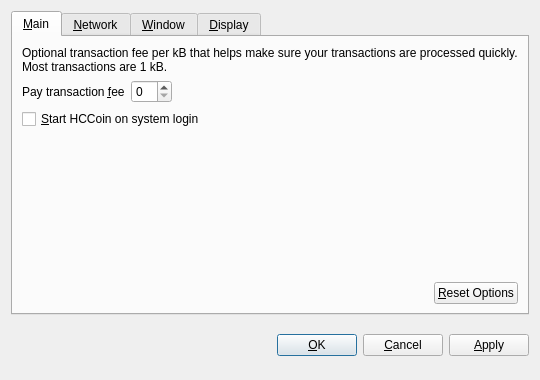
<?xml version="1.0" encoding="UTF-8"?>
<ui version="4.0">
 <class>OptionsDialog</class>
 <widget class="QDialog" name="OptionsDialog">
  <property name="geometry">
   <rect>
    <x>0</x>
    <y>0</y>
    <width>540</width>
    <height>380</height>
   </rect>
  </property>
  <property name="windowTitle">
   <string>Options</string>
  </property>
  <property name="modal">
   <bool>true</bool>
  </property>
  <layout class="QVBoxLayout" name="verticalLayout">
   <item>
    <widget class="QTabWidget" name="tabWidget">
     <property name="tabPosition">
      <enum>QTabWidget::North</enum>
     </property>
     <property name="currentIndex">
      <number>0</number>
     </property>
     <widget class="QWidget" name="tabMain">
      <attribute name="title">
       <string>&amp;Main</string>
      </attribute>
      <layout class="QVBoxLayout" name="verticalLayout_Main">
       <item>
        <widget class="QLabel" name="transactionFeeInfoLabel">
         <property name="text">
          <string>Optional transaction fee per kB that helps make sure your transactions are processed quickly. Most transactions are 1 kB.</string>
         </property>
         <property name="textFormat">
          <enum>Qt::PlainText</enum>
         </property>
         <property name="wordWrap">
          <bool>true</bool>
         </property>
        </widget>
       </item>
       <item>
        <layout class="QHBoxLayout" name="horizontalLayout_1_Main">
         <item>
          <widget class="QLabel" name="transactionFeeLabel">
           <property name="text">
            <string>Pay transaction &amp;fee</string>
           </property>
           <property name="textFormat">
            <enum>Qt::PlainText</enum>
           </property>
           <property name="buddy">
            <cstring>transactionFee</cstring>
           </property>
          </widget>
         </item>
         <item>
          <widget class="BitcoinAmountField" name="transactionFee"/>
         </item>
         <item>
          <spacer name="horizontalSpacer_1_Main">
           <property name="orientation">
            <enum>Qt::Horizontal</enum>
           </property>
           <property name="sizeHint" stdset="0">
            <size>
             <width>40</width>
             <height>20</height>
            </size>
           </property>
          </spacer>
         </item>
        </layout>
       </item>
       <item>
        <widget class="QCheckBox" name="bitcoinAtStartup">
         <property name="toolTip">
          <string>Automatically start HCCoin after logging in to the system.</string>
         </property>
         <property name="text">
          <string>&amp;Start HCCoin on system login</string>
         </property>
        </widget>
       </item>
       <item>
        <spacer name="verticalSpacer_Main">
         <property name="orientation">
          <enum>Qt::Vertical</enum>
         </property>
         <property name="sizeHint" stdset="0">
          <size>
           <width>20</width>
           <height>40</height>
          </size>
         </property>
        </spacer>
       </item>
       <item>
        <layout class="QHBoxLayout" name="horizontalLayout_2_Main">
         <item>
          <spacer name="horizontalSpacer_2_Main">
           <property name="orientation">
            <enum>Qt::Horizontal</enum>
           </property>
           <property name="sizeHint" stdset="0">
            <size>
             <width>40</width>
             <height>20</height>
            </size>
           </property>
          </spacer>
         </item>
         <item>
          <widget class="QPushButton" name="resetButton">
           <property name="toolTip">
            <string>Reset all client options to default.</string>
           </property>
           <property name="text">
            <string>&amp;Reset Options</string>
           </property>
           <property name="autoDefault">
            <bool>false</bool>
           </property>
          </widget>
         </item>
        </layout>
       </item>
      </layout>
     </widget>
     <widget class="QWidget" name="tabNetwork">
      <attribute name="title">
       <string>&amp;Network</string>
      </attribute>
      <layout class="QVBoxLayout" name="verticalLayout_Network">
       <item>
        <widget class="QCheckBox" name="mapPortUpnp">
         <property name="toolTip">
          <string>Automatically open the HCCoin client port on the router. This only works when your router supports UPnP and it is enabled.</string>
         </property>
         <property name="text">
          <string>Map port using &amp;UPnP</string>
         </property>
        </widget>
       </item>
       <item>
        <widget class="QCheckBox" name="connectSocks">
         <property name="toolTip">
          <string>Connect to the HCCoin network through a SOCKS proxy (e.g. when connecting through Tor).</string>
         </property>
         <property name="text">
          <string>&amp;Connect through SOCKS proxy:</string>
         </property>
        </widget>
       </item>
       <item>
        <layout class="QHBoxLayout" name="horizontalLayout_Network">
         <item>
          <widget class="QLabel" name="proxyIpLabel">
           <property name="text">
            <string>Proxy &amp;IP:</string>
           </property>
           <property name="textFormat">
            <enum>Qt::PlainText</enum>
           </property>
           <property name="buddy">
            <cstring>proxyIp</cstring>
           </property>
          </widget>
         </item>
         <item>
          <widget class="QValidatedLineEdit" name="proxyIp">
           <property name="maximumSize">
            <size>
             <width>140</width>
             <height>16777215</height>
            </size>
           </property>
           <property name="toolTip">
            <string>IP address of the proxy (e.g. 127.0.0.1)</string>
           </property>
          </widget>
         </item>
         <item>
          <widget class="QLabel" name="proxyPortLabel">
           <property name="text">
            <string>&amp;Port:</string>
           </property>
           <property name="textFormat">
            <enum>Qt::PlainText</enum>
           </property>
           <property name="buddy">
            <cstring>proxyPort</cstring>
           </property>
          </widget>
         </item>
         <item>
          <widget class="QLineEdit" name="proxyPort">
           <property name="maximumSize">
            <size>
             <width>55</width>
             <height>16777215</height>
            </size>
           </property>
           <property name="toolTip">
            <string>Port of the proxy (e.g. 9050)</string>
           </property>
          </widget>
         </item>
         <item>
          <widget class="QLabel" name="socksVersionLabel">
           <property name="text">
            <string>SOCKS &amp;Version:</string>
           </property>
           <property name="textFormat">
            <enum>Qt::PlainText</enum>
           </property>
           <property name="buddy">
            <cstring>socksVersion</cstring>
           </property>
          </widget>
         </item>
         <item>
          <widget class="QValueComboBox" name="socksVersion">
           <property name="toolTip">
            <string>SOCKS version of the proxy (e.g. 5)</string>
           </property>
          </widget>
         </item>
         <item>
          <spacer name="horizontalSpacer_Network">
           <property name="orientation">
            <enum>Qt::Horizontal</enum>
           </property>
           <property name="sizeHint" stdset="0">
            <size>
             <width>40</width>
             <height>20</height>
            </size>
           </property>
          </spacer>
         </item>
        </layout>
       </item>
       <item>
        <spacer name="verticalSpacer_Network">
         <property name="orientation">
          <enum>Qt::Vertical</enum>
         </property>
         <property name="sizeHint" stdset="0">
          <size>
           <width>20</width>
           <height>40</height>
          </size>
         </property>
        </spacer>
       </item>
      </layout>
     </widget>
     <widget class="QWidget" name="tabWindow">
      <attribute name="title">
       <string>&amp;Window</string>
      </attribute>
      <layout class="QVBoxLayout" name="verticalLayout_Window">
       <item>
        <widget class="QCheckBox" name="minimizeToTray">
         <property name="toolTip">
          <string>Show only a tray icon after minimizing the window.</string>
         </property>
         <property name="text">
          <string>&amp;Minimize to the tray instead of the taskbar</string>
         </property>
        </widget>
       </item>
       <item>
        <widget class="QCheckBox" name="minimizeOnClose">
         <property name="toolTip">
          <string>Minimize instead of exit the application when the window is closed. When this option is enabled, the application will be closed only after selecting Quit in the menu.</string>
         </property>
         <property name="text">
          <string>M&amp;inimize on close</string>
         </property>
        </widget>
       </item>
       <item>
        <spacer name="verticalSpacer_Window">
         <property name="orientation">
          <enum>Qt::Vertical</enum>
         </property>
         <property name="sizeHint" stdset="0">
          <size>
           <width>20</width>
           <height>40</height>
          </size>
         </property>
        </spacer>
       </item>
      </layout>
     </widget>
     <widget class="QWidget" name="tabDisplay">
      <attribute name="title">
       <string>&amp;Display</string>
      </attribute>
      <layout class="QVBoxLayout" name="verticalLayout_Display">
       <item>
        <layout class="QHBoxLayout" name="horizontalLayout_1_Display">
         <item>
          <widget class="QLabel" name="langLabel">
           <property name="text">
            <string>User Interface &amp;language:</string>
           </property>
           <property name="textFormat">
            <enum>Qt::PlainText</enum>
           </property>
           <property name="buddy">
            <cstring>lang</cstring>
           </property>
          </widget>
         </item>
         <item>
          <widget class="QValueComboBox" name="lang">
           <property name="toolTip">
            <string>The user interface language can be set here. This setting will take effect after restarting HCCoin.</string>
           </property>
          </widget>
         </item>
        </layout>
       </item>
       <item>
        <layout class="QHBoxLayout" name="horizontalLayout_2_Display">
         <item>
          <widget class="QLabel" name="unitLabel">
           <property name="text">
            <string>&amp;Unit to show amounts in:</string>
           </property>
           <property name="textFormat">
            <enum>Qt::PlainText</enum>
           </property>
           <property name="buddy">
            <cstring>unit</cstring>
           </property>
          </widget>
         </item>
         <item>
          <widget class="QValueComboBox" name="unit">
           <property name="toolTip">
            <string>Choose the default subdivision unit to show in the interface and when sending coins.</string>
           </property>
          </widget>
         </item>
        </layout>
       </item>
       <item>
        <widget class="QCheckBox" name="displayAddresses">
         <property name="toolTip">
          <string>Whether to show HCCoin addresses in the transaction list or not.</string>
         </property>
         <property name="text">
          <string>&amp;Display addresses in transaction list</string>
         </property>
        </widget>
       </item>
       <item>
        <widget class="QCheckBox" name="coinControlFeatures">
         <property name="toolTip">
          <string>Whether to show coin control features or not.</string>
         </property>
         <property name="text">
          <string>Display coin &amp;control features (experts only!)</string>
         </property>
        </widget>
       </item>
       <item>
        <spacer name="verticalSpacer_Display">
         <property name="orientation">
          <enum>Qt::Vertical</enum>
         </property>
         <property name="sizeHint" stdset="0">
          <size>
           <width>20</width>
           <height>40</height>
          </size>
         </property>
        </spacer>
       </item>
      </layout>
     </widget>
    </widget>
   </item>
   <item>
    <layout class="QHBoxLayout" name="horizontalLayout_Buttons">
     <item>
      <spacer name="horizontalSpacer_1">
       <property name="orientation">
        <enum>Qt::Horizontal</enum>
       </property>
       <property name="sizeHint" stdset="0">
        <size>
         <width>40</width>
         <height>48</height>
        </size>
       </property>
      </spacer>
     </item>
     <item>
      <widget class="QLabel" name="statusLabel">
       <property name="font">
        <font>
         <weight>75</weight>
         <bold>true</bold>
        </font>
       </property>
       <property name="text">
        <string/>
       </property>
       <property name="textFormat">
        <enum>Qt::PlainText</enum>
       </property>
       <property name="wordWrap">
        <bool>true</bool>
       </property>
      </widget>
     </item>
     <item>
      <spacer name="horizontalSpacer_2">
       <property name="orientation">
        <enum>Qt::Horizontal</enum>
       </property>
       <property name="sizeHint" stdset="0">
        <size>
         <width>40</width>
         <height>48</height>
        </size>
       </property>
      </spacer>
     </item>
     <item>
      <widget class="QPushButton" name="okButton">
       <property name="text">
        <string>&amp;OK</string>
       </property>
      </widget>
     </item>
     <item>
      <widget class="QPushButton" name="cancelButton">
       <property name="text">
        <string>&amp;Cancel</string>
       </property>
       <property name="autoDefault">
        <bool>false</bool>
       </property>
      </widget>
     </item>
     <item>
      <widget class="QPushButton" name="applyButton">
       <property name="text">
        <string>&amp;Apply</string>
       </property>
       <property name="autoDefault">
        <bool>false</bool>
       </property>
      </widget>
     </item>
    </layout>
   </item>
  </layout>
 </widget>
 <customwidgets>
  <customwidget>
   <class>BitcoinAmountField</class>
   <extends>QSpinBox</extends>
   <header>bitcoinamountfield.h</header>
  </customwidget>
  <customwidget>
   <class>QValueComboBox</class>
   <extends>QComboBox</extends>
   <header>qvaluecombobox.h</header>
  </customwidget>
  <customwidget>
   <class>QValidatedLineEdit</class>
   <extends>QLineEdit</extends>
   <header>qvalidatedlineedit.h</header>
  </customwidget>
 </customwidgets>
 <resources/>
 <connections/>
</ui>
